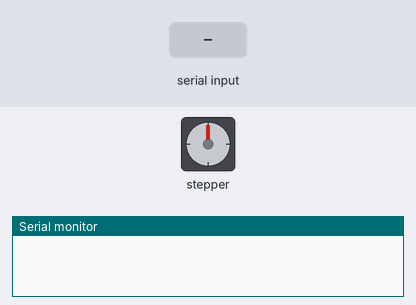
Bench run of a sketch on a simulated Arduino Uno, built with avr-gcc and run on an emulated ATmega328P. On the bench: stepper motor, the last lines printed to the serial monitor. The test bench sets the inputs (shaded band). Stepper angles assume 48 steps per turn.

Above: at 1.2 s.
1.3 s: "t" received over Serial
At 1.9 s:
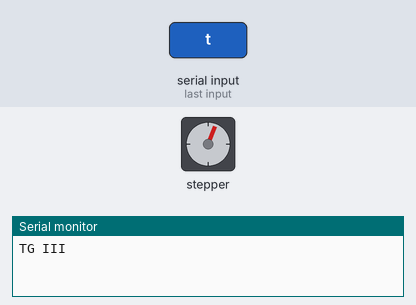
2.9 s: "t" received over Serial
At 4.3 s:
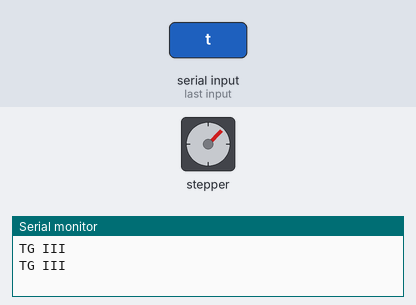
Timing chart, 0 to 5.9 s (numbered marks = the images above; inputs shaded):
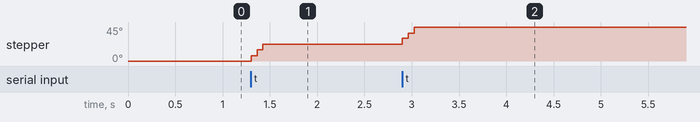

Measured:
- after the input at 1.3 s, stepper: turns 22° clockwise in 0.13 s, starting at once
- after the input at 2.9 s, stepper: turns 23° clockwise in 0.13 s, starting at once

The sketch:

Arduino.ino
```cpp
// (licence header left out)
#include <AFMotor.h>

// Connect a stepper motor with 48 steps per revolution (7.5 degree)
// to motor port #2 (M3 and M4)
AF_Stepper motor(48, 2);

void setup() {
  Serial.begin(9600);           // set up Serial library at 9600 bp
  motor.setSpeed(20);  // 10 rpm
}

void loop() {
  if (Serial.available()>0){
    if (Serial.read()==116){
    Serial.println("TG III");
    motor.step(3,FORWARD, SINGLE);
    }
  }
}
```
